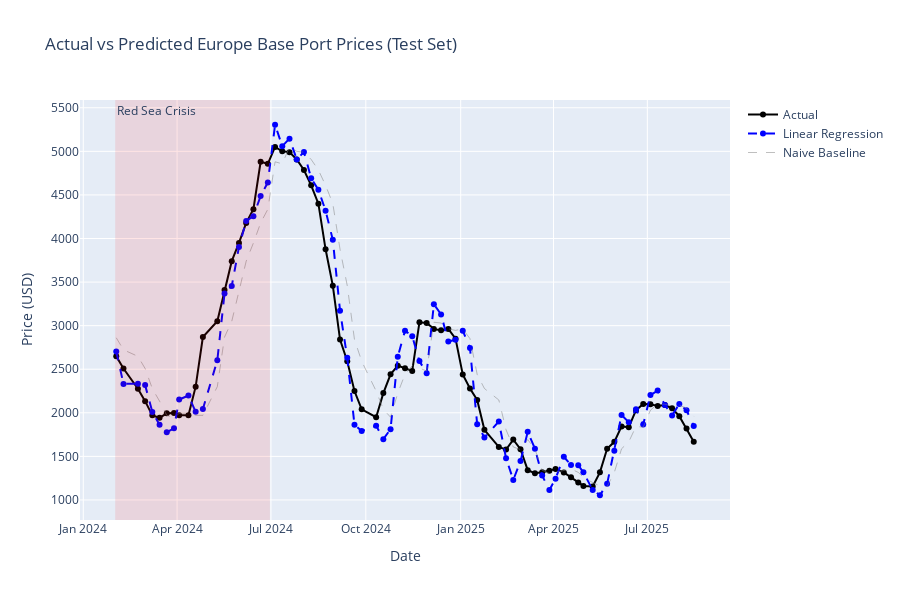

Notebook code for this chart:
### Markdown cell above
## Step 7: Prediction Visualization

### Code cell
# Create prediction dataframe
pred_df = pd.DataFrame({
    'Date': y_test.index,
    'Actual': y_test.values,
    'Linear_Regression': y_pred_lr,
    'Naive': y_pred_naive.values
}).set_index('Date')

# Plot actual vs predicted
fig = go.Figure()

fig.add_trace(go.Scatter(x=pred_df.index, y=pred_df['Actual'], mode='lines+markers', 
                         name='Actual', line=dict(color='black', width=2)))
fig.add_trace(go.Scatter(x=pred_df.index, y=pred_df['Linear_Regression'], mode='lines+markers',
                         name='Linear Regression', line=dict(color='blue', dash='dash')))
fig.add_trace(go.Scatter(x=pred_df.index, y=pred_df['Naive'], mode='lines',
                         name='Naive Baseline', line=dict(color='gray', dash='dash', width=1), opacity=0.5))

# Add vertical lines for crisis period
fig.add_vrect(x0='2024-02-01', x1='2024-06-30', 
              annotation_text="Red Sea Crisis", annotation_position="top left",
              fillcolor="red", opacity=0.1, line_width=0)

fig.update_layout(
    title='Actual vs Predicted Europe Base Port Prices (Test Set)',
    xaxis_title='Date',
    yaxis_title='Price (USD)',
    height=600,
    hovermode='x unified'
)
fig.show()

print("\n📈 Visualization shows Linear Regression tracking actual prices closely")
print("   Note: ML model performs especially well during the Red Sea Crisis period")
